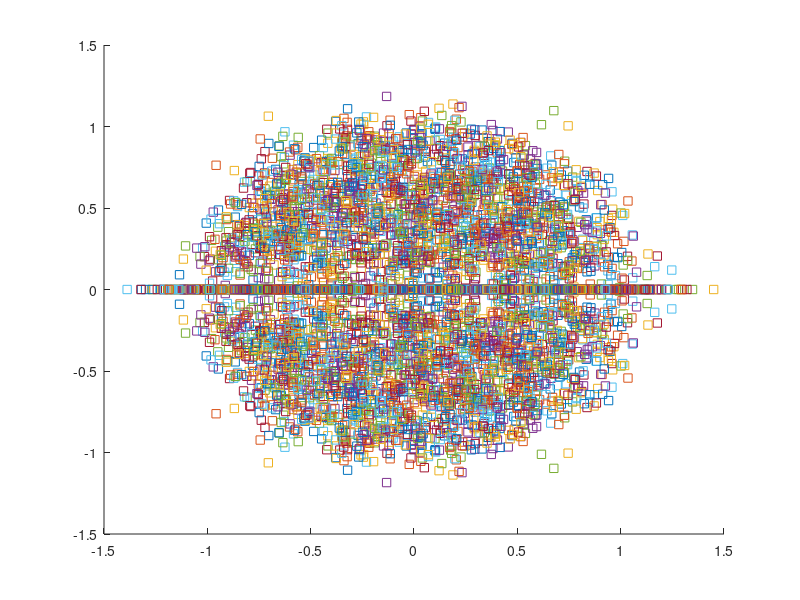

This figure's MATLAB source:
% Generate random 40x40 matrices, take eigen values, plot values

n = 20;
count = 300;
eigValsMatrix = zeros(count,n);
figure(1), clf, hold on

for idx = 1 : count
    M = randn(n,n)/sqrt(n);
    %eigValsMatrix(idx,:) = eig(M);
    plot(eig(M),'s')
end
